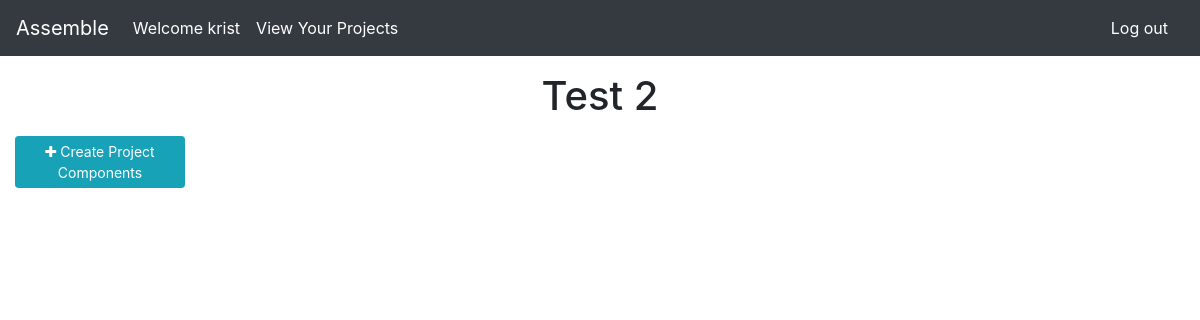
/home/project-detail/test-2/ (signed in), run on an earlier commit of the app's database.
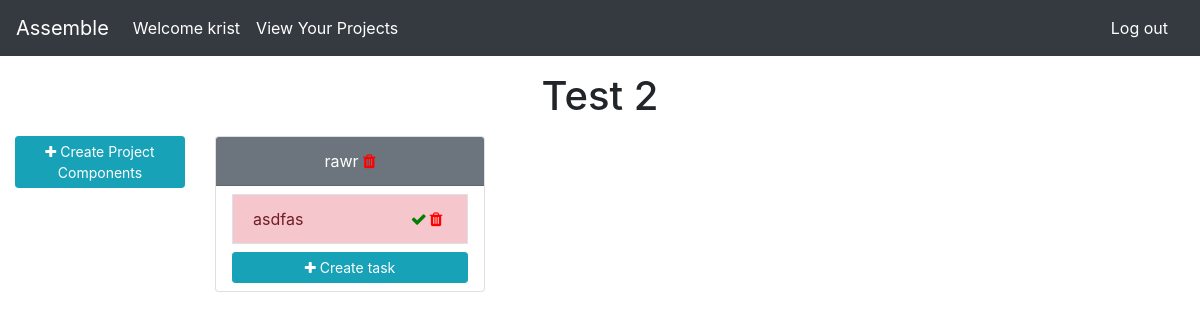
And on a later commit of the database.
### assemble/models.py (models this page shows, shortened)
class ProjectComponent(models.Model):
    name = models.CharField(max_length=200)
    description = models.CharField(max_length=200,blank=True)
    slug = models.SlugField(max_length=100,unique=True,blank=True,null=True)
    completed = models.BooleanField(default=False)
    task = models.ForeignKey('self',null=True,default=None,related_name="component",on_delete=models.CASCADE)
    project = models.ForeignKey(Project,on_delete=models.CASCADE)

### assemble/views.py (the view)
# urls.py: path('project-detail/<project_slug>/',project_detail_view,name="project-detail"),
@login_required
def project_detail_view(request,project_slug):
    project = Project.objects.filter(user=request.user).get(slug=project_slug)
    project_components = ProjectComponent.objects.filter(project__name=project).filter(task=None)
    context = {
        'project':project,
        'project_components':project_components,
    }
    return render(request,'assemble/project_detail.html',context)

### assemble/models.py (called while the page is built)
    def __str__(self):
        return self.name

### templates/assemble/project_detail.html (shortened to what this page needs)
{% extends 'assemble/base.html' %}
{% load crispy_forms_tags %}
{% block content %}
<div class="text-center my-3">
    <h1>{{ project.name }}</h1>
</div>
    <div class="row text-center flex-nowrap">
        <div class="col-md-2">
            <a class="btn btn-info btn-sm text-white mb-2" href="{% url 'project-component-create' project.slug %}"><i class="fa fa-plus"></i> Create Project Components</a>
        </div>
        {% for component in project_components %}
            <div class="col-md-3 mb-2">
                <div class="card text-white">
                    <div class="card-header bg-secondary mb-2">
                        {{ component.name }}  <a href="{% url 'delete-task' component.id%}"><span style="color:red;font-size:1rem;"><i class="fa fa-trash"></i></span></a>
                    </div>
                    <div class="list-group">
                        <ul class="list-group px-3">
                            {% for task in component.component.all %}
                                {% if task.completed == True %}
                                    <li class="list-group-item d-flex justify-content-between align-items-center border mb-2 rounded-0 list-group-item-success">
                                        {{task.name}}
                                        <span class="badge">
                                            <a href="{% url 'finish-task' task.id%}"><span style="color:green;font-size:1rem;"><i class="fa fa-check"></i></span></a>
                                            <a href="{% url 'delete-task' task.id%}"><span style="color:red;font-size:1rem;"><i class="fa fa-trash"></i></span></a>
                                        </span>
                                    </li>
                                {% else %}
                                    <li class="list-group-item d-flex justify-content-between align-items-center border mb-2 rounded-0 list-group-item-danger">
                                        {{task.name}}
                                        <span class="badge">
                                            <a href="{% url 'finish-task' task.id%}"><span style="color:green;font-size:1rem;"><i class="fa fa-check"></i></span></a>
                                            <a href="{% url 'delete-task' task.id%}"><span style="color:red;font-size:1rem;"><i class="fa fa-trash"></i></span></a>
                                        </span>
                                    </li>
                                {% endif %}
                            {% endfor %}
                            <button class="btn btn-info btn-sm text-white mb-2" data-toggle="modal" data-target="#component-{{component.slug}}">
                                <i class="fa fa-plus"></i> Create task
                            </button>
                        </ul>
                    </div>
                </div>
            </div>
        {% endfor %}
    </div>
{% endblock content %}

What changed in the data, as far as the page shows it:
added ProjectComponent: name "rawr", shown under "Test 2"
added ProjectComponent: name "asdfas", shown under "rawr"
